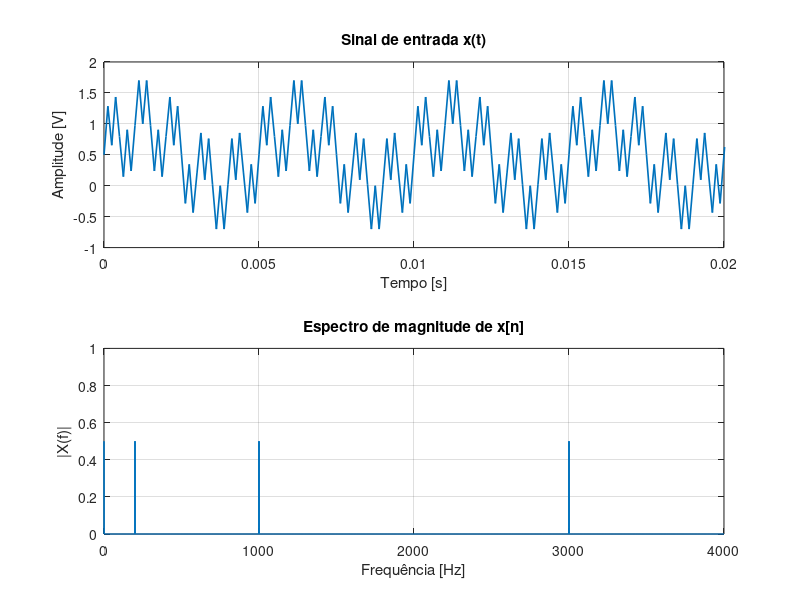
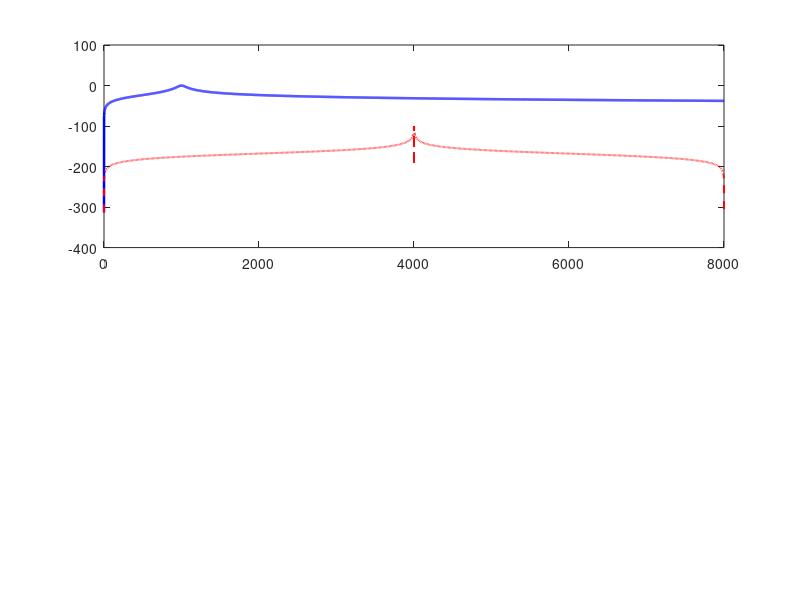

Reproduce these figures in MATLAB, in order. (Note: this script raises an error after producing the figures.)
%% LAB 3 - Design and simulation of digital filters

clear; close all; clc;

%% =========================
% 1) Parâmetros e sinal de entrada
% ==========================
fs = 8000;                 % frequência de amostragem [Hz]
Ts = 1/fs;                 % período de amostragem [s]
N  = 16000;                % número total de amostras
n  = 0:N-1;                % índice discreto
t  = n/fs;                 % tempo [s]

% x(t) = 0.5*[1 + sin(2*pi*200*t) + sin(2*pi*1000*t) + sin(2*pi*3000*t)]
x = 0.5 + 0.5*sin(2*pi*200*t) + 0.5*sin(2*pi*1000*t) + 0.5*sin(2*pi*3000*t);

% FFT unilateral
X_fft = fft(x)/N;
f_fft = (0:N-1)*(fs/N);
X_mag_1s = 2*abs(X_fft(1:N/2+1));
X_mag_1s(1) = abs(X_fft(1));   % não duplicar DC

figure(1);
subplot(2,1,1);
plot(t, x, 'LineWidth', 1.2);
title('Sinal de entrada x(t)');
xlabel('Tempo [s]');
ylabel('Amplitude [V]');
grid on;
axis([0 0.02 -1 2]);

subplot(2,1,2);
plot(f_fft(1:N/2+1), X_mag_1s, 'LineWidth', 1.2);
title('Espectro de magnitude de x[n]');
xlabel('Frequência [Hz]');
ylabel('|X(f)|');
grid on;
axis([0 4000 0 1]);

%% =========================
% 2) Filtro IIR
% ==========================
% Especificações
fo = 1000;                 % frequência central desejada [Hz]
Q  = 10;                   % fator de qualidade
ko = 1;                    % ganho em fo
wo = 2*pi*fo;              % pulsação [rad/s]

% Ta(s) = [ko*(wo/Q)*s] / [s^2 + (wo/Q)*s + wo^2]
num_s = [ko*(wo/Q), 0];
den_s = [1, (wo/Q), wo^2];

% Conversão bilinear
[b_iir, a_iir] = bilinear(num_s, den_s, fs);

fprintf('\n================ IIR =================\n');
fprintf('Coeficientes do filtro IIR digital:\n');
fprintf('b = [%.9f  %.9f  %.9f]\n', b_iir(1), b_iir(2), b_iir(3));
fprintf('a = [%.9f  %.9f  %.9f]\n', a_iir(1), a_iir(2), a_iir(3));

% ---- Resposta em frequência analógica e digital entre 0 e 8 kHz ----
% Nota:
% No digital, acima de fs/2 = 4 kHz já não há banda "nova"; a resposta é periódica.
% Ainda assim, para seguir o guia, mostramos 0-8 kHz.

f_iir = linspace(0, 8000, 8001);     % 0 a 8 kHz
w_iir = 2*pi*f_iir;

% Analógico
Ha = freqs(num_s, den_s, w_iir);

% Digital avaliado em z = exp(j*w*T)
Omega = 2*pi*f_iir/fs;               % frequência digital [rad/amostra]
z = exp(1j*Omega);
Hd = (b_iir(1) + b_iir(2)./z + b_iir(3)./(z.^2)) ./ ...
     (a_iir(1) + a_iir(2)./z + a_iir(3)./(z.^2));

% Frequências centrais reais (pico da magnitude)
[~, idx_foa] = max(abs(Ha));
[~, idx_fod] = max(abs(Hd));
foa = f_iir(idx_foa);
fod = f_iir(idx_fod);

fprintf('\nQuestão 1:\n');
fprintf('foa (analógico) = %.3f Hz\n', foa);
fprintf('fod (digital)   = %.3f Hz\n', fod);
fprintf('Desvio          = %.3f Hz\n', fod - foa);

figure(2);
subplot(2,1,1);
plot(f_iir, 20*log10(abs(Ha)+eps), 'b', 'LineWidth', 1.8); hold on;
plot(f_iir, 20*log10(abs(Hd)+eps), 'r--', 'LineWidth', 1.4);
xline(foa, 'b:', 'foa');
xline(fod, 'r:', 'fod');
title('IIR - Magnitude: Analógico vs Digital (0 a 8 kHz)');
xlabel('Frequência [Hz]');
ylabel('Ganho [dB]');
legend('Analógico', 'Digital', 'Location', 'best');
grid on;
axis([0 8000 -60 5]);

subplot(2,1,2);
plot(f_iir, unwrap(angle(Ha))*180/pi, 'b', 'LineWidth', 1.8); hold on;
plot(f_iir, unwrap(angle(Hd))*180/pi, 'r--', 'LineWidth', 1.4);
title('IIR - Fase: Analógico vs Digital (0 a 8 kHz)');
xlabel('Frequência [Hz]');
ylabel('Fase [graus]');
legend('Analógico', 'Digital', 'Location', 'best');
grid on;
axis([0 8000 -600 200]);

% ---- Filtragem IIR ----
y_iir = filter(b_iir, a_iir, x);

Y_iir_fft = fft(y_iir)/N;
Y_iir_mag_1s = 2*abs(Y_iir_fft(1:N/2+1));
Y_iir_mag_1s(1) = abs(Y_iir_fft(1));

% amplitude a 1 kHz obtida da FFT
[~, idx_1k] = min(abs(f_fft(1:N/2+1) - 1000));
Aout_1k_iir = Y_iir_mag_1s(idx_1k);

fprintf('\nQuestão 2:\n');
fprintf('Amplitude de saída em 1 kHz (FFT de y[n]) = %.6f V\n', Aout_1k_iir);

figure(3);
subplot(2,1,1);
plot(t, x, 'Color', [0.75 0.75 0.75], 'LineWidth', 1.0); hold on;
plot(t, y_iir, 'b', 'LineWidth', 1.3);
title('IIR - Sinal de entrada e saída no domínio do tempo');
xlabel('Tempo [s]');
ylabel('Amplitude [V]');
legend('x[n]', 'y[n]', 'Location', 'best');
grid on;
axis([0.005 0.015 -1 2]);

subplot(2,1,2);
plot(f_fft(1:N/2+1), X_mag_1s, 'Color', [0.75 0.75 0.75], 'LineWidth', 1.0); hold on;
plot(f_fft(1:N/2+1), Y_iir_mag_1s, 'r', 'LineWidth', 1.3);
xline(1000, 'k:', '1 kHz');
title('IIR - Espectro de magnitude: entrada vs saída');
xlabel('Frequência [Hz]');
ylabel('Magnitude');
legend('X(f)', 'Y(f)', 'Location', 'best');
grid on;
axis([0 4000 0 1]);

%% =========================
% 3) Filtro FIR
% ==========================
fc_fir = 1000;                % frequência de passagem/corte [Hz]
N_fir  = 41;                  % número de coeficientes
ord_fir = N_fir - 1;          % ordem
Wn_fir = fc_fir/(fs/2);       % frequência normalizada

% Projeto dos FIR
b_rect = fir1(ord_fir, Wn_fir, 'low', rectwin(N_fir));
b_hann = fir1(ord_fir, Wn_fir, 'low', hann(N_fir));

fprintf('\n================ FIR =================\n');
fprintf('Número de coeficientes N = %d\n', N_fir);
fprintf('Atraso teórico tau = (N-1)/(2*fs) = %.6f s = %.3f ms\n', ...
    (N_fir-1)/(2*fs), 1000*(N_fir-1)/(2*fs));

% ---- Coeficientes FIR (pedido pelo guia) ----
figure(4);
subplot(2,1,1);
stem(0:ord_fir, b_rect, 'filled');
title('Coeficientes do FIR - Janela Retangular');
xlabel('n');
ylabel('h_{rect}[n]');
grid on;

subplot(2,1,2);
stem(0:ord_fir, b_hann, 'filled');
title('Coeficientes do FIR - Janela de Hanning');
xlabel('n');
ylabel('h_{hann}[n]');
grid on;

% ---- Bode dos FIR entre 0 e 4 kHz ----
[H_rect, f_fir] = freqz(b_rect, 1, 4096, fs);
[H_hann, ~]     = freqz(b_hann, 1, 4096, fs);

figure(5);
subplot(2,1,1);
plot(f_fir, 20*log10(abs(H_rect)+eps), 'b', 'LineWidth', 1.5); hold on;
plot(f_fir, 20*log10(abs(H_hann)+eps), 'r', 'LineWidth', 1.5);
title('FIR - Magnitude: Retangular vs Hanning');
xlabel('Frequência [Hz]');
ylabel('Ganho [dB]');
legend('Retangular', 'Hanning', 'Location', 'best');
grid on;
axis([0 4000 -100 5]);

subplot(2,1,2);
plot(f_fir, unwrap(angle(H_rect))*180/pi, 'b', 'LineWidth', 1.5); hold on;
plot(f_fir, unwrap(angle(H_hann))*180/pi, 'r', 'LineWidth', 1.5);
title('FIR - Fase: Retangular vs Hanning');
xlabel('Frequência [Hz]');
ylabel('Fase [graus]');
legend('Retangular', 'Hanning', 'Location', 'best');
grid on;
axis([0 4000 min(unwrap(angle(H_hann))*180/pi)-50 50]);

% ---- Estimativa de As e Delta f ----
mag_rect_db = 20*log10(abs(H_rect)+eps);
mag_hann_db = 20*log10(abs(H_hann)+eps);

idx_stop = find(f_fir >= 1500);
As_rect_est = -max(mag_rect_db(idx_stop));
As_hann_est = -max(mag_hann_db(idx_stop));

idx_rect_m3  = find(mag_rect_db <= -3, 1, 'first');
idx_rect_m40 = find(mag_rect_db <= -40, 1, 'first');
idx_hann_m3  = find(mag_hann_db <= -3, 1, 'first');
idx_hann_m40 = find(mag_hann_db <= -40, 1, 'first');

if ~isempty(idx_rect_m3) && ~isempty(idx_rect_m40)
    Deltaf_rect_est = f_fir(idx_rect_m40) - f_fir(idx_rect_m3);
else
    Deltaf_rect_est = NaN;
end

if ~isempty(idx_hann_m3) && ~isempty(idx_hann_m40)
    Deltaf_hann_est = f_fir(idx_hann_m40) - f_fir(idx_hann_m3);
else
    Deltaf_hann_est = NaN;
end

Deltaf_rect_theo = (0.9/N_fir)*(fs/2);
Deltaf_hann_theo = (3.1/N_fir)*(fs/2);
As_rect_theo = 21;
As_hann_theo = 44;

fprintf('\nEstimativas FIR a partir das respostas em frequência:\n');
fprintf('Retangular: As_est ~= %.2f dB | Deltaf_est ~= %.2f Hz\n', As_rect_est, Deltaf_rect_est);
fprintf('Hanning   : As_est ~= %.2f dB | Deltaf_est ~= %.2f Hz\n', As_hann_est, Deltaf_hann_est);

fprintf('\nValores teóricos de referência (Tabela 1):\n');
fprintf('Retangular: As_theo ~= %.2f dB | Deltaf_theo ~= %.2f Hz\n', As_rect_theo, Deltaf_rect_theo);
fprintf('Hanning   : As_theo ~= %.2f dB | Deltaf_theo ~= %.2f Hz\n', As_hann_theo, Deltaf_hann_theo);

% ---- Filtragem FIR com Hanning ----
y_fir = filter(b_hann, 1, x);

Y_fir_fft = fft(y_fir)/N;
Y_fir_mag_1s = 2*abs(Y_fir_fft(1:N/2+1));
Y_fir_mag_1s(1) = abs(Y_fir_fft(1));

tau_theory = (N_fir - 1)/(2*fs);

[cxy, lags] = xcorr(y_fir, x);
[~, idx_maxcorr] = max(cxy);
delay_samples_sim = lags(idx_maxcorr);
tau_sim = delay_samples_sim/fs;

fprintf('\nQuestão 3:\n');
fprintf('Atraso teórico   = %.6f s = %.3f ms\n', tau_theory, 1000*tau_theory);
fprintf('Atraso simulado  = %.6f s = %.3f ms (%d amostras)\n', ...
    tau_sim, 1000*tau_sim, delay_samples_sim);

figure(6);
subplot(2,1,1);
plot(t, x, 'Color', [0.75 0.75 0.75], 'LineWidth', 1.0); hold on;
plot(t, y_fir, 'r', 'LineWidth', 1.2);
title('FIR (Hanning) - Sinal de entrada e saída');
xlabel('Tempo [s]');
ylabel('Amplitude [V]');
legend('x[n]', 'y[n]', 'Location', 'best');
grid on;
axis([0.005 0.020 -1 2]);

subplot(2,1,2);
plot(f_fft(1:N/2+1), X_mag_1s, 'Color', [0.75 0.75 0.75], 'LineWidth', 1.0); hold on;
plot(f_fft(1:N/2+1), Y_fir_mag_1s, 'r', 'LineWidth', 1.3);
title('FIR (Hanning) - Espectro de magnitude: entrada vs saída');
xlabel('Frequência [Hz]');
ylabel('Magnitude');
legend('X(f)', 'Y(f)', 'Location', 'best');
grid on;
axis([0 4000 0 1]);

figure(7);
plot(t, x, 'Color', [0.75 0.75 0.75], 'LineWidth', 1.0); hold on;
plot(t, y_fir, 'r', 'LineWidth', 1.3);
xline(0.0100, 'k--', 't_{in} exemplo');
xline(0.0100 + tau_theory, 'b--', 't_{in} + \tau_{theory}');
title('FIR (Hanning) - Visualização do atraso de grupo');
xlabel('Tempo [s]');
ylabel('Amplitude [V]');
legend('x[n]', 'y[n]', 'Location', 'best');
grid on;
axis([0.008 0.016 -1 2]);

%% =========================
% 4) Audição dos 3 sinais
% ==========================
fprintf('\nA reproduzir os 3 sinais: original -> IIR -> FIR\n');

player = audioplayer(x, fs);
playblocking(player);

pause(1);

player = audioplayer(y_iir, fs);
playblocking(player);

pause(1);

player = audioplayer(y_fir, fs);
playblocking(player);

%% =========================
% 5) Resumo final
% ==========================
fprintf('\n================ RESUMO FINAL =================\n');
fprintf('IIR:\n');
fprintf('foa = %.3f Hz\n', foa);
fprintf('fod = %.3f Hz\n', fod);
fprintf('Amplitude de y[n] em 1 kHz = %.6f V\n', Aout_1k_iir);

fprintf('\nFIR:\n');
fprintf('tau_theory = %.6f s = %.3f ms\n', tau_theory, 1000*tau_theory);
fprintf('tau_sim    = %.6f s = %.3f ms\n', tau_sim, 1000*tau_sim);
fprintf('Rectangular -> As_est ~= %.2f dB | Deltaf_est ~= %.2f Hz\n', As_rect_est, Deltaf_rect_est);
fprintf('Hanning     -> As_est ~= %.2f dB | Deltaf_est ~= %.2f Hz\n', As_hann_est, Deltaf_hann_est);
